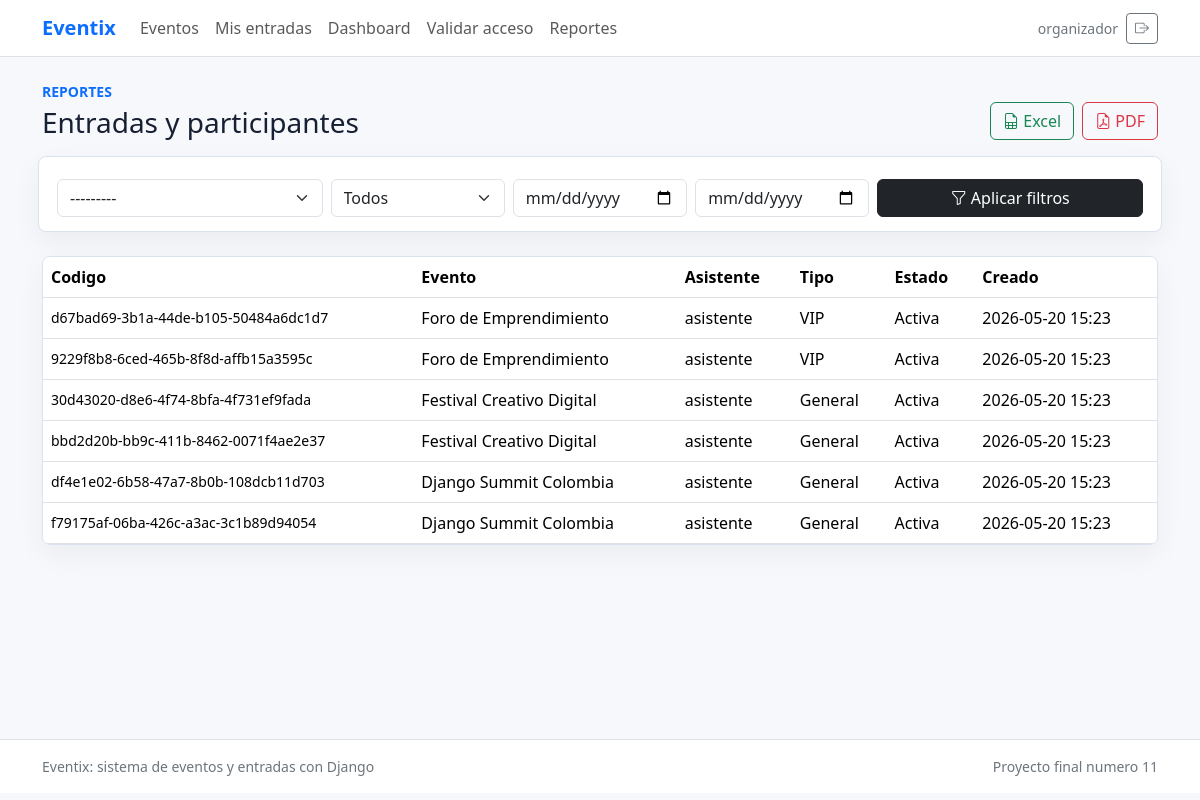
Page /reportes/ (signed in) on the committed database.
### eventos/models.py (models this page shows, shortened)
class Entrada(models.Model):
    ACTIVA = 'activa'
    USADA = 'usada'
    CANCELADA = 'cancelada'
    ESTADOS = [
        (ACTIVA, 'Activa'),
        (USADA, 'Usada'),
        (CANCELADA, 'Cancelada'),
    ]
    asistente = models.ForeignKey(User, on_delete=models.PROTECT, related_name='entradas')
    evento = models.ForeignKey(Evento, on_delete=models.PROTECT, related_name='entradas')
    tipo_entrada = models.ForeignKey(TipoEntrada, on_delete=models.PROTECT, related_name='entradas')
    orden = models.ForeignKey(Orden, on_delete=models.PROTECT, related_name='entradas')
    codigo = models.UUIDField(default=uuid.uuid4, unique=True, editable=False)
    qr_imagen = models.ImageField(upload_to='qrcodes/', blank=True)
    estado = models.CharField(max_length=20, choices=ESTADOS, default=ACTIVA)
    creado = models.DateTimeField(auto_now_add=True)
    validado_en = models.DateTimeField(null=True, blank=True)
    class Meta:
        ordering = ['-creado']
        verbose_name = 'entrada'
        verbose_name_plural = 'entradas'

class Evento(models.Model):
    BORRADOR = 'borrador'
    PUBLICADO = 'publicado'
    FINALIZADO = 'finalizado'
    CANCELADO = 'cancelado'
    ESTADOS = [
        (BORRADOR, 'Borrador'),
        (PUBLICADO, 'Publicado'),
        (FINALIZADO, 'Finalizado'),
        (CANCELADO, 'Cancelado'),
    ]
    titulo = models.CharField(max_length=140)
    descripcion = models.TextField()
    categoria = models.ForeignKey(Categoria, on_delete=models.PROTECT, related_name='eventos')
    ubicacion = models.ForeignKey(Ubicacion, on_delete=models.PROTECT, related_name='eventos')
    organizador = models.ForeignKey(User, on_delete=models.PROTECT, related_name='eventos_creados')
    fecha_inicio = models.DateTimeField()
    fecha_fin = models.DateTimeField()
    capacidad = models.PositiveIntegerField()
    estado = models.CharField(max_length=20, choices=ESTADOS, default=PUBLICADO)
    imagen_url = models.URLField('URL de imagen', blank=True)
    creado = models.DateTimeField(auto_now_add=True)
    actualizado = models.DateTimeField(auto_now=True)
    class Meta:
        ordering = ['fecha_inicio']
        verbose_name = 'evento'
        verbose_name_plural = 'eventos'
    def __str__(self):
        return self.titulo

class TipoEntrada(models.Model):
    evento = models.ForeignKey(Evento, on_delete=models.CASCADE, related_name='tipos_entrada')
    nombre = models.CharField(max_length=80)
    precio = models.DecimalField(max_digits=10, decimal_places=2, default=0)
    cupo = models.PositiveIntegerField()
    activo = models.BooleanField(default=True)
    class Meta:
        ordering = ['evento', 'precio']
        unique_together = ['evento', 'nombre']
        verbose_name = 'tipo de entrada'
        verbose_name_plural = 'tipos de entrada'

### eventos/views.py (the view)
# urls.py: path('reportes/', views.reportes, name='reportes'),
@login_required
@organizador_required
def reportes(request):
    form, entradas = filtrar_entradas_reporte(request)
    return render(request, 'eventos/reportes.html', {'form': form, 'entradas': entradas[:100]})

### eventos/forms.py
class FiltroReporteForm(forms.Form):
    evento = forms.ModelChoiceField(
        queryset=Evento.objects.all(),
        required=False,
        label='Evento',
        widget=forms.Select(attrs={'class': 'form-select'}),
    )
    estado = forms.ChoiceField(
        choices=[('', 'Todos')] + Entrada.ESTADOS,
        required=False,
        label='Estado',
        widget=forms.Select(attrs={'class': 'form-select'}),
    )
    desde = forms.DateField(
        required=False,
        label='Desde',
        widget=forms.DateInput(attrs={'type': 'date', 'class': 'form-control'}),
    )
    hasta = forms.DateField(
        required=False,
        label='Hasta',
        widget=forms.DateInput(attrs={'type': 'date', 'class': 'form-control'}),
    )

### eventos/context_processors.py (called while the page is built)
def roles(request):
    user = request.user
    es_organizador = False
    if user.is_authenticated:
        es_organizador = user.is_staff or user.groups.filter(name='Organizador').exists()
    return {'es_organizador': es_organizador}

### eventos/views.py (called while the page is built, shortened)
def es_organizador(user):
    return user.is_authenticated and (
        user.is_staff or user.groups.filter(name='Organizador').exists()
    )

def filtrar_entradas_reporte(request):
    form = FiltroReporteForm(request.GET or None)
    entradas = Entrada.objects.select_related('evento', 'tipo_entrada', 'asistente', 'orden')
    return form, entradas

### eventos/templates/eventos/reportes.html (shortened to what this page needs)
{% extends 'base.html' %}
{% block content %}
<div class="d-flex flex-column flex-lg-row justify-content-between align-items-lg-end gap-3 mb-4">
  <div>
    <p class="text-uppercase small fw-semibold text-primary mb-1">Reportes</p>
    <h1 class="h3 mb-0">Entradas y participantes</h1>
  </div>
  <div class="d-flex gap-2">
    <a class="btn btn-outline-success" href="{% url 'exportar_excel' %}?{{ request.GET.urlencode }}">
      <i class="bi bi-file-earmark-spreadsheet"></i> Excel
    </a>
    <a class="btn btn-outline-danger" href="{% url 'exportar_pdf' %}?{{ request.GET.urlencode }}">
      <i class="bi bi-file-earmark-pdf"></i> PDF
    </a>
  </div>
</div>
<form class="filter-bar row g-2 mb-4" method="get">
  <div class="col-md-3">{{ form.evento }}</div>
  <div class="col-md-2">{{ form.estado }}</div>
  <div class="col-md-2">{{ form.desde }}</div>
  <div class="col-md-2">{{ form.hasta }}</div>
  <div class="col-md-3">
    <button class="btn btn-dark w-100" type="submit">
      <i class="bi bi-funnel"></i> Aplicar filtros
    </button>
  </div>
</form>
<div class="table-responsive data-panel">
  <table class="table align-middle mb-0">
    <thead><tr><th>Codigo</th><th>Evento</th><th>Asistente</th><th>Tipo</th><th>Estado</th><th>Creado</th></tr></thead>
    <tbody>
      {% for entrada in entradas %}
        <tr>
          <td class="small">{{ entrada.codigo }}</td>
          <td>{{ entrada.evento.titulo }}</td>
          <td>{{ entrada.asistente.username }}</td>
          <td>{{ entrada.tipo_entrada.nombre }}</td>
          <td>{{ entrada.get_estado_display }}</td>
          <td>{{ entrada.creado|date:'Y-m-d H:i' }}</td>
        </tr>
      {% empty %}
        <tr><td colspan="6" class="text-center text-secondary py-4">No hay entradas con esos filtros.</td></tr>
      {% endfor %}
    </tbody>
  </table>
</div>
{% endblock %}

### templates/base.html (shortened to what this page needs)
{% load static %}
<!doctype html>
<html lang="es">
<head>
  <link href="https://cdn.jsdelivr.net/npm/bootstrap@5.3.6/dist/css/bootstrap.min.css" rel="stylesheet">
  <link href="https://cdn.jsdelivr.net/npm/bootstrap-icons@1.11.3/font/bootstrap-icons.min.css" rel="stylesheet">
  <link href="{% static 'css/styles.css' %}" rel="stylesheet">
</head>
<body>
  <nav class="navbar navbar-expand-lg navbar-light bg-white border-bottom sticky-top">
    <div class="container">
      <a class="navbar-brand fw-bold text-primary" href="{% url 'home' %}">Eventix</a>
      <div class="collapse navbar-collapse" id="navbarMain">
        <ul class="navbar-nav me-auto mb-2 mb-lg-0">
          <li class="nav-item"><a class="nav-link" href="{% url 'home' %}">Eventos</a></li>
          {% if user.is_authenticated %}
            <li class="nav-item"><a class="nav-link" href="{% url 'mis_entradas' %}">Mis entradas</a></li>
          {% endif %}
          {% if es_organizador %}
            <li class="nav-item"><a class="nav-link" href="{% url 'dashboard' %}">Dashboard</a></li>
            <li class="nav-item"><a class="nav-link" href="{% url 'validar_acceso' %}">Validar acceso</a></li>
            <li class="nav-item"><a class="nav-link" href="{% url 'reportes' %}">Reportes</a></li>
          {% endif %}
        </ul>
        <div class="d-flex align-items-center gap-2">
          {% if user.is_authenticated %}
            <span class="small text-secondary d-none d-md-inline">{{ user.username }}</span>
            <form method="post" action="{% url 'logout' %}">
              <button class="btn btn-outline-secondary btn-sm" title="Cerrar sesion">
                <i class="bi bi-box-arrow-right"></i>
              </button>
            </form>
          {% else %}
            <a class="btn btn-outline-primary btn-sm" href="{% url 'login' %}">Entrar</a>
            <a class="btn btn-primary btn-sm" href="{% url 'registro' %}">Registro</a>
          {% endif %}
        </div>
      </div>
    </div>
  </nav>
  <main class="page-shell">
    <div class="container py-4">
      {% block content %}{% endblock %}
    </div>
  </main>
  <footer class="border-top bg-white py-3">
    <div class="container small text-secondary d-flex flex-column flex-md-row justify-content-between gap-2">
      <span>Eventix: sistema de eventos y entradas con Django</span>
      <span>Proyecto final numero 11</span>
    </div>
  </footer>
</body>
</html>

### static/css/styles.css (style rules this page uses)
:root { --ink: #172033; --muted: #64748b; --paper: #ffffff; --soft: #f6f8fb; --line: #dbe3ef; --primary: #2563eb; --teal: #0f766e; --amber: #f59e0b; }
body { background: var(--soft); color: var(--ink); }
.page-shell { min-height: calc(100vh - 118px); }
.navbar-brand { letter-spacing: 0; }
.filter-bar, .auth-panel, .checkout-panel, .form-panel, .delete-panel, .side-panel, .detail-panel, .data-panel, .chart-panel, .ticket-main, .ticket-qr { background: var(--paper); border: 1px solid var(--line); border-radius: 8px; box-shadow: 0 10px 28px rgba(15, 23, 42, .05); }
.filter-bar { padding: 14px; }

### rows in the picture
Entrada: codigo "d67bad69-3b1a-44de-b105-50484a6dc1d7", evento.titulo "Foro de Emprendimiento", asistente.username "asistente", tipo_entrada.nombre "VIP", estado "Activa", creado "2026-05-20 15:23"
Entrada: codigo "9229f8b8-6ced-465b-8f8d-affb15a3595c", evento.titulo "Foro de Emprendimiento", asistente.username "asistente", tipo_entrada.nombre "VIP", estado "Activa", creado "2026-05-20 15:23"
Entrada: codigo "30d43020-d8e6-4f74-8bfa-4f731ef9fada", evento.titulo "Festival Creativo Digital", asistente.username "asistente", tipo_entrada.nombre "General", estado "Activa", creado "2026-05-20 15:23"
Entrada: codigo "bbd2d20b-bb9c-411b-8462-0071f4ae2e37", evento.titulo "Festival Creativo Digital", asistente.username "asistente", tipo_entrada.nombre "General", estado "Activa", creado "2026-05-20 15:23"
Entrada: codigo "df4e1e02-6b58-47a7-8b0b-108dcb11d703", evento.titulo "Django Summit Colombia", asistente.username "asistente", tipo_entrada.nombre "General", estado "Activa", creado "2026-05-20 15:23"
Entrada: codigo "f79175af-06ba-426c-a3ac-3c1b89d94054", evento.titulo "Django Summit Colombia", asistente.username "asistente", tipo_entrada.nombre "General", estado "Activa", creado "2026-05-20 15:23"

### other values in the picture
{{ user.username }} "organizador"
